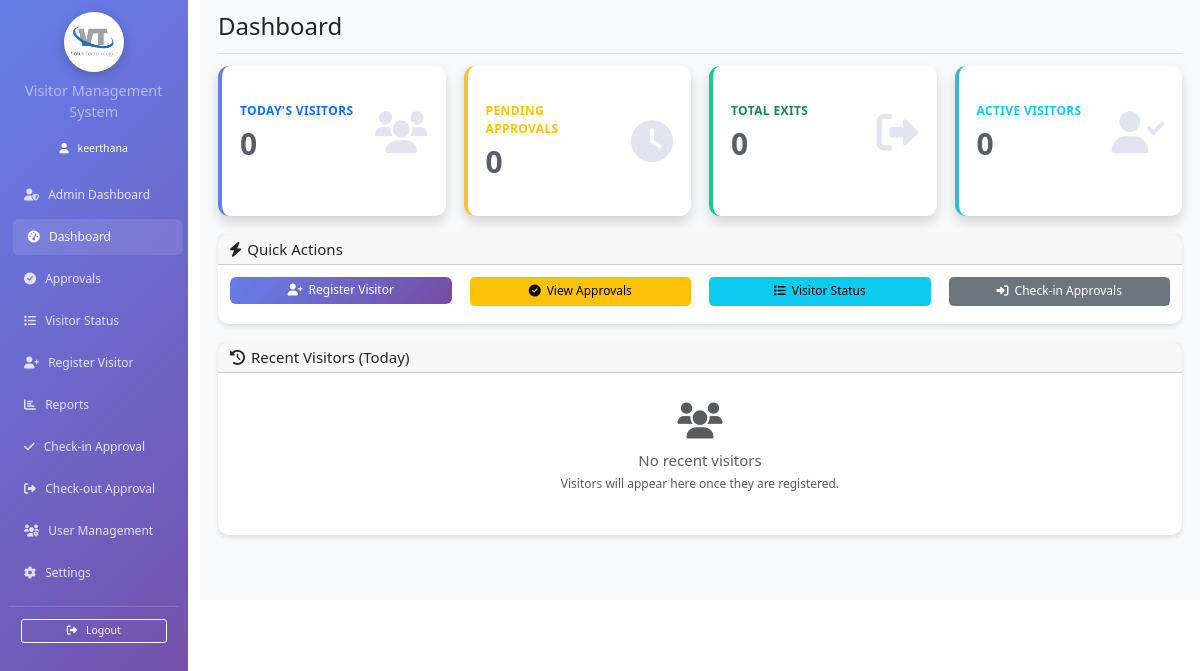
The app's page /vms/dashboard (signed in), older data.
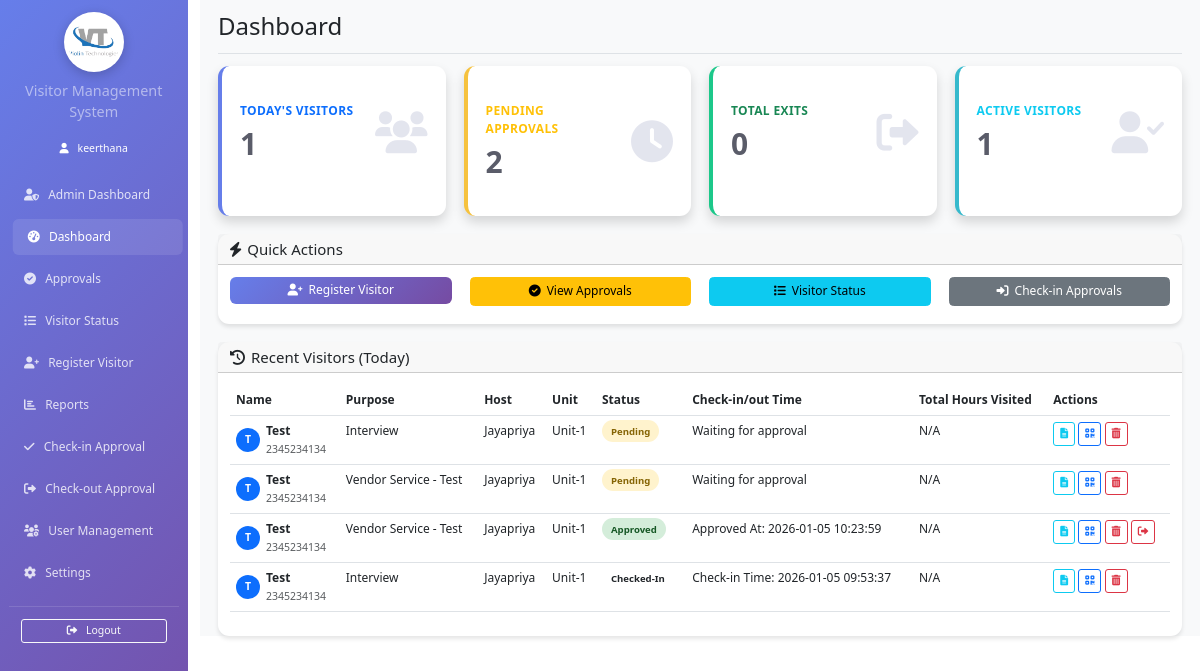
The same page, newer data.
### app.py (models this page shows)
class Visitor(db.Model):
    id = db.Column(db.Integer, primary_key=True)
    name = db.Column(db.String(100), nullable=False)
    email = db.Column(db.String(120))
    mobile = db.Column(db.String(20), nullable=False)
    purpose = db.Column(db.Text, nullable=False)
    host_id = db.Column(db.Integer, db.ForeignKey('user.id'), nullable=False)
    id_proof_path = db.Column(db.String(200))
    id_proof_type = db.Column(db.String(50))  # New column for type of ID proof
    other_id_proof_type = db.Column(db.String(100))  # New column for custom ID proof type if 'Others' is selected
    visitor_image = db.Column(db.String(200))  # New column for visitor's captured photo
    status = db.Column(db.String(20), default='pending')  # pending, approved, rejected, exited
    approved_at = db.Column(db.DateTime) # New column to store approval timestamp
    check_in_time = db.Column(db.DateTime) # Removed default=datetime.utcnow, as check-in is a separate action
    check_out_time = db.Column(db.DateTime)
    qr_code = db.Column(db.String(200))
    created_by = db.Column(db.Integer, db.ForeignKey('user.id'), nullable=False)
    unit = db.Column(db.String(100)) # New column for visitor's unit
    work_permit_certificate = db.Column(db.String(200))  # Path to work permit certificate file
    approved_by_id = db.Column(db.Integer, db.ForeignKey('user.id'))  # ID of user who approved
    meeting_id = db.Column(db.String(50))
    requested_by = db.Column(db.String(100))
    no_of_hours = db.Column(db.Integer)
    visit_location = db.Column(db.String(100))
    visitor_type = db.Column(db.String(50))
    company = db.Column(db.String(100))
    from_datetime = db.Column(db.DateTime)
    to_datetime = db.Column(db.DateTime)
    card_identification_name = db.Column(db.String(100))
    access_group_name = db.Column(db.String(100))
    Visitor_ID = db.Column(db.String(100))
    original_visitor_id = db.Column(db.String(100))
    host = db.relationship('User', foreign_keys=[host_id])
    created_by_user = db.relationship('User', foreign_keys=[created_by])
    approved_by_user = db.relationship('User', foreign_keys=[approved_by_id])
    materials = db.relationship('Material', backref='visitor', lazy=True, cascade="all, delete-orphan")

class User(UserMixin, db.Model):
    id = db.Column(db.Integer, primary_key=True)
    employee_id = db.Column(db.String(80), unique=True, nullable=False)
    email = db.Column(db.String(120), unique=True, nullable=False)
    password_hash = db.Column(db.String(255), nullable=False)
    role = db.Column(db.String(20), nullable=False)
    username = db.Column(db.String(100), nullable=False)
    department = db.Column(db.String(100))
    unit = db.Column(db.String(100))
    is_active = db.Column(db.Boolean, default=True)
    created_at = db.Column(db.DateTime, default=lambda: datetime.now(IST_TIMEZONE))
    is_hod = db.Column(db.Boolean, default=False)  # Field to identify HODs

### app.py (the view, shortened to what this page needs)
@app.route('/vms/dashboard')
@login_required
def dashboard():
    today = datetime.now().date()
    if current_user.role == 'admin':
        today_visitors = Visitor.query.filter(
            db.func.date(Visitor.check_in_time) == today
        ).count()
        pending_approvals = Visitor.query.filter_by(status='pending').count()
        total_exits = Visitor.query.filter(
            Visitor.status == 'exited',
            db.func.date(Visitor.check_out_time) == today
        ).count()
        recent_visitors = Visitor.query.filter(
            db.func.date(Visitor.from_datetime) == today
        ).order_by(Visitor.from_datetime.desc()).limit(5).all()
    for visitor in recent_visitors:
        if visitor.check_in_time and visitor.check_out_time:
            time_difference = visitor.check_out_time - visitor.check_in_time
            hours, remainder = divmod(time_difference.total_seconds(), 3600)
            minutes, seconds = divmod(remainder, 60)
            visitor.total_hours_visited = f"{int(hours):02d}:{int(minutes):02d}:{int(seconds):02d}"
        else:
            visitor.total_hours_visited = "N/A"
    approved_visitors = Visitor.query.filter_by(status='approved').count()
    rejected_visitors = Visitor.query.filter_by(status='rejected').count()
    exited_visitors = Visitor.query.filter_by(status='exited').count()
    return render_template('dashboard.html',
                           today_visitors=today_visitors,
                           pending_approvals=pending_approvals,
                           total_exits=total_exits,
                           recent_visitors=recent_visitors,
                           approved_visitors=approved_visitors,
                           rejected_visitors=rejected_visitors,
                           exited_visitors=exited_visitors)

### app.py (called while the page is built)
@login_manager.user_loader
def load_user(user_id):
    return User.query.get(int(user_id))

@app.before_request
def adjust_script_root():
    if request.path.startswith('/vms'):
        request.environ['SCRIPT_NAME'] = '/vms'

@app.after_request
def set_security_headers(response):
    response.headers.setdefault('X-Frame-Options', 'DENY')
    response.headers.setdefault('X-Content-Type-Options', 'nosniff')
    response.headers.setdefault('Referrer-Policy', 'no-referrer')
    response.headers.setdefault('Cache-Control', 'no-store')
    csp = "default-src 'self'; img-src 'self' data:; style-src 'self' 'unsafe-inline' https://cdn.jsdelivr.net https://cdnjs.cloudflare.com; script-src 'self' 'unsafe-inline' https://cdn.jsdelivr.net https://cdnjs.cloudflare.com https://unpkg.com; font-src 'self' https://cdnjs.cloudflare.com;"
    response.headers.setdefault('Content-Security-Policy', csp)
    if request.is_secure:
        response.headers.setdefault('Strict-Transport-Security', 'max-age=63072000; includeSubDomains; preload')
    return response

### templates/dashboard.html (shortened to what the changed rows need)
{% extends "base.html" %}
{% block page_title %}Dashboard{% endblock %}
{% block content %}
<div class="row">
    <div class="col-xl-3 col-md-6 mb-4">
        <div class="card border-left-primary shadow h-100 py-4 stats-card">
            <div class="card-body">
                <div class="row no-gutters align-items-center">
                    <div class="col mr-2">
                        <div class="text-sm font-weight-bold text-primary text-uppercase mb-2"style="font-weight: bold;font-size: 1.0rem;">
                            Today's Visitors</div>
                        <div class="h2 mb-0 font-weight-bold text-gray-800">{{ today_visitors }}</div>
                    </div>
                </div>
            </div>
        </div>
    </div>
    <div class="col-xl-3 col-md-6 mb-4">
        <div class="card border-left-warning shadow h-100 py-4 stats-card">
            <div class="card-body">
                <div class="row no-gutters align-items-center">
                    <div class="col mr-2">
                        <div class="text-sm font-weight-bold text-warning text-uppercase mb-2"style="font-weight: bold;font-size: 1.0rem;">
                            Pending Approvals</div>
                        <div class="h2 mb-0 font-weight-bold text-gray-800">{{ pending_approvals }}</div>
                    </div>
                </div>
            </div>
        </div>
    </div>
    <div class="col-xl-3 col-md-6 mb-4">
        <div class="card border-left-info shadow h-100 py-4 stats-card">
            <div class="card-body">
                <div class="row no-gutters align-items-center">
                    <div class="col mr-2">
                        <div class="text-sm font-weight-bold text-info text-uppercase mb-2"style="font-weight: bold;font-size: 1.0rem;">
                            Active Visitors</div>
                        <div class="h2 mb-0 font-weight-bold text-gray-800">
                            {{ today_visitors - total_exits if today_visitors > total_exits else 0 }}
                        </div>
                    </div>
                </div>
            </div>
        </div>
    </div>
</div>
<div class="row">
    <div class="col-12">
        <div class="card">
            <div class="card-body">
                {% if recent_visitors %}
                <div class="table-responsive">
                    <table class="table table-hover">
                        <thead>
                            <tr>
                                <th>Name</th>
                                <th>Purpose</th>
                                <th>Host</th>
                                <th>Unit</th>
                                <th>Status</th>
                                <th>Check-in/out Time</th>
                                <th>Total Hours Visited</th>
                                <th>Actions</th>
                            </tr>
                        </thead>
                        <tbody>
                            {% for visitor in recent_visitors %}
                            <tr>
                                <td>
                                    <div class="d-flex align-items-center">
                                        <div class="avatar-sm bg-primary rounded-circle d-flex align-items-center justify-content-center me-2">
                                            <span class="text-white fw-bold">{{ visitor.name[0].upper() }}</span>
                                        </div>
                                        <div>
                                            <div class="fw-bold">{{ visitor.name }}</div>
                                            <small class="text-muted">{{ visitor.mobile }}</small>
                                        </div>
                                    </div>
                                </td>
                                <td>{{ visitor.purpose[:50] }}{% if visitor.purpose|length > 50 %}...{% endif %}</td>
                                <td>{{ visitor.host.username }}</td>
                                <td>{{ visitor.unit or 'N/A' }}</td>
                                <td>
                                    <span class="status-badge status-{{ visitor.status }}">
                                        {{ visitor.status|title }}
                                    </span>
                                </td>
                               <td>
                                   {% if visitor.status == 'pending' %}
                                       Waiting for approval
                                   {% elif visitor.status == 'approved' %}
                                       Approved At: {{ visitor.approved_at.strftime('%Y-%m-%d %H:%M:%S') if visitor.approved_at else 'N/A' }}
                                   {% elif visitor.status == 'checked-in' %}
                                       Check-in Time: {{ visitor.check_in_time.strftime('%Y-%m-%d %H:%M:%S') if visitor.check_in_time else 'N/A' }}
                                   {% elif visitor.status == 'exited' %}
                                       Check-in Time: {{ visitor.check_in_time.strftime('%Y-%m-%d %H:%M:%S') if visitor.check_in_time else 'N/A' }}<br>
                                       Check-out Time: {{ visitor.check_out_time.strftime('%Y-%m-%d %H:%M:%S') if visitor.check_out_time else 'N/A' }}
                                   {% else %}
                                       N/A
                                   {% endif %}
                               </td>
                               <td>{{ visitor.total_hours_visited if visitor.total_hours_visited else 'N/A' }}</td>
                                 <td>
                                     {% if current_user.role in ['admin', 'security'] or (current_user.role == 'employee' and visitor.host_id == current_user.id) %}
                                         <a href="{{ url_for('get_visitor_details', visitor_id=visitor.Visitor_ID) }}" class="btn btn-sm btn-outline-info" title="View Report">
                                             <i class="fas fa-file-alt"></i>
                                         </a>
                                         <a href="{{ url_for('display_qr_code', visitor_id=visitor.Visitor_ID) }}" class="btn btn-sm btn-outline-primary" title="View QR Code" target="_blank">
                                             <i class="fas fa-qrcode"></i>
                                         </a>
                                         <form action="{{ url_for('delete_visitor', visitor_id=visitor.Visitor_ID) }}" method="POST" style="display:inline;">
                                             <button type="submit" class="btn btn-sm btn-outline-danger" title="Delete Visitor" onclick="return confirm('Are you sure you want to delete this visitor?');">
                                                 <i class="fas fa-trash-alt"></i>
                                             </button>
                                         </form>
                                     {% endif %}
                                     {% if visitor.status == 'approved' and current_user.role in ['admin', 'security'] %}
                                     <a href="{{ url_for('mark_exited', visitor_id=visitor.Visitor_ID|string) }}"
                                        class="btn btn-sm btn-outline-danger"
                                        onclick="return confirm('Mark visitor as exited?')"
                                        title="Mark as Exited">
                                         <i class="fas fa-sign-out-alt"></i>
                                     </a>
                                     {% endif %}
                                 </td>
                             </tr>
                             {% endfor %}
                         </tbody>
                     </table>
                 </div>
                 {% else %}
                 <div class="text-center py-4">
                     <i class="fas fa-users fa-3x text-muted mb-3"></i>
                     <h5 class="text-muted">No recent visitors</h5>
                     <p class="text-muted">Visitors will appear here once they are registered.</p>
                 </div>
                 {% endif %}
            </div>
        </div>
    </div>
</div>
{% endblock %}

Row changes from the older to the newer data that the page shows:
added Visitor: name "T", name "Test", mobile "2345234134", purpose "Interview", host.username "Jayapriya", unit "Unit-1", status "Pending", shows "Waiting for approval", total_hours_visited "N/A"
added Visitor: name "T", name "Test", mobile "2345234134", purpose "Vendor Service - Test", host.username "Jayapriya", unit "Unit-1", status "Pending", shows "Waiting for approval", total_hours_visited "N/A"
added Visitor: name "T", name "Test", mobile "2345234134", purpose "Vendor Service - Test", host.username "Jayapriya", unit "Unit-1", status "Approved", approved_at "2026-01-05 10:23:59", total_hours_visited "N/A"
added Visitor: name "T", name "Test", mobile "2345234134", purpose "Interview", host.username "Jayapriya", unit "Unit-1", status "Checked-In", check_in_time "2026-01-05 09:53:37", total_hours_visited "N/A"
Text that changed along with them:
{{ today_visitors }}: "0" → "1"
{{ pending_approvals }}: "0" → "2"
{{ today_visitors - total_exits if today_visitors > total_exits else 0 }}: "0" → "1"
text no longer shown: "No recent visitors Visitors will appear here once they are registered."
text now shown: "Name Purpose Host Unit Status Check-in/out Time Total Hours Visited Actions"
